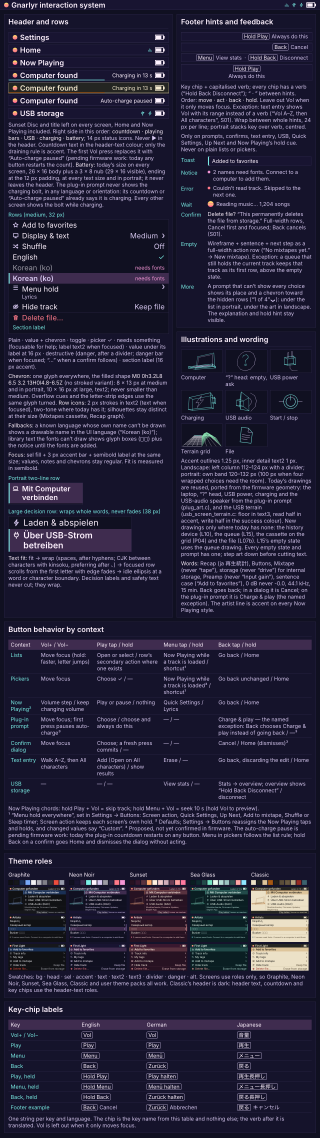
#> input picture firmware/docs/design/S00-system.png, 960 x 3412 px (shown at 1/3 size)
$ python -i cover_export.py   (imports and definitions only)
#> lines starting #> are read from the running program, lines starting #| are printed output that depends on the picture
#> further down, picture is the input picture: PIL image 960x3412 RGB; mean R, G, B 38.4, 35.4, 58.3
### firmware/tools/identity.py
import json
from dataclasses import dataclass
from pathlib import Path

IDENTITY_FILE = Path(__file__).resolve().parents[1] / "identity.json"


@dataclass(frozen=True)
class Identity:
    name: str
    short_name: str
    usb_name: str
    usb_dac_name: str
    manufacturer: str
    id: str
    version: str
    data_directory: str
    update_file: str
    playlist_start_directive: str
    former_ids: tuple


# [5 lines left out: function parse, not called in this run]


def read(path=IDENTITY_FILE):
    return parse(path.read_text(encoding="utf-8"))


def load(path=IDENTITY_FILE):
    fields = read(path)
    return Identity(**{**fields, "former_ids": tuple(fields["former_ids"])})


IDENTITY = load()

### firmware/tools/cover_export.py
import argparse
import base64
import io
import posixpath
import struct
import sys
from dataclasses import dataclass, field
from pathlib import Path

import library_index
from fnv import fnv1a

MAGIC = b"DSCV"
VERSION = 1
FULL_SIZE = 112
HALF_SIZE = 56
HEADER = struct.Struct("<4sHHHHI")
ENTRY = struct.Struct("<II")
KEY_SEPARATOR = b"\x1f"
KEY_NAME_LIMIT = 255
FRONT_COVER = 3
OTHER_PICTURE = 0
APE_COVER_PREFIX = "cover art ("
APE_FRONT_KEY = "cover art (front)"
ASF_PICTURE_HEAD = struct.Struct("<BI")
FOLDER_IMAGE_STEMS = ("cover", "folder", "front", "albumart")
FOLDER_IMAGE_SUFFIXES = (".jpg", ".jpeg", ".png")
MAX_COVERS = 0xFFFF
STAMP = struct.Struct("<I")
STAMP_NUMBERS = struct.Struct("<III")
RECORD_BYTES = (FULL_SIZE * FULL_SIZE + HALF_SIZE * HALF_SIZE) * 2
SLOT_BYTES = ENTRY.size + STAMP.size + RECORD_BYTES
EMBEDDED_ART = 1
FILE_ART = 2
WORD_MASK = 0xFFFFFFFF
UNKNOWN_STAMP = 0
JPEG_START = b"\xff\xd8"
PNG_SIGNATURE = b"\x89PNG"
JPEG_FRAMES = (0xC0, 0xC1, 0xC2)
JPEG_COMPONENTS = (1, 3, 4)
JPEG_PRECISION = 8
OGG_PICTURE_KEY = "metadata_block_picture"


@dataclass
class AlbumSource:
    key: int
    title: str
    artist: str
    paths: list = field(default_factory=list)
    embedded_only: bool = False


@dataclass(frozen=True)
class Art:
    data: bytes
    file: Path
    relative: str
    picture_length: int = None
    image: object = field(default=None, compare=False)


@dataclass
class CoverSet:
    records: dict = field(default_factory=dict)
    stamps: dict = field(default_factory=dict)
    missing: list = field(default_factory=list)


# [4 lines left out: function album_key, not called in this run]


def track_key(path):
    return fnv1a(b"\0" + path.encode("utf-8"))


# [7 lines left out: function artwork_sources, not called in this run]


def rgb565(red, green, blue):
    return ((red >> 3) << 11) | ((green >> 2) << 5) | (blue >> 3)


def square_crop(image):
    width, height = image.size
#> width = 960; height = 3412
    side = min(width, height)
#> side = 960
    left, top = (width - side) // 2, (height - side) // 2
#> left = 0; top = 1226
    return image.crop((left, top, left + side, top + side))
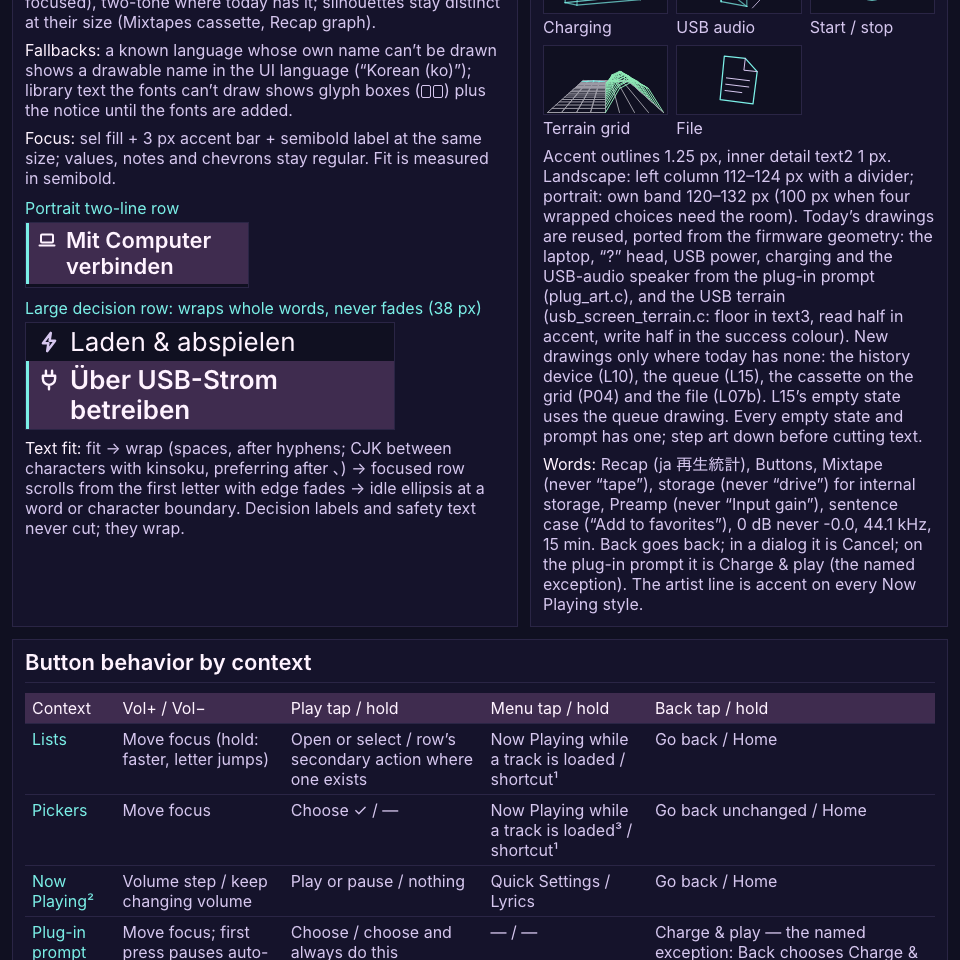
#> returned value: PIL image 960x960 RGB; mean R, G, B 37.9, 34.6, 59.5


def cover_pixels(image, size):
    from PIL import Image
    resized = square_crop(image.convert("RGB")).resize((size, size), Image.Resampling.LANCZOS)
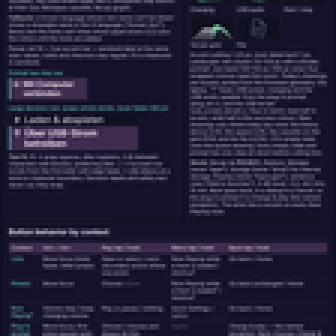
#> resized: PIL image 112x112 RGB (shown 3 times larger); mean R, G, B 37.9, 34.6, 59.5
    return [rgb565(*pixel) for pixel in resized.getdata()]


def mp4_pictures(tags):
    return [(FRONT_COVER, bytes(cover)) for cover in tags.get("covr", [])]


# [92 lines left out: functions ape_picture, ape_pictures, skip_utf16_string, asf_picture, asf_pictures, ogg_pictures and 2 more, not called in this run]


def name_order(path):
    return path.name.encode("utf-8", "surrogateescape")


# [84 lines left out: functions folder_image, chosen_picture, music_path, folder_art, jpeg_frame_supported, player_decodable and 3 more, not called in this run]


def find_art(root, relative_paths):
    art = locate_art(root, relative_paths)
    return None if art is None else art.data


def art_stamp(card_path, first, second, third):
    numbers = STAMP_NUMBERS.pack(first & WORD_MASK, second & WORD_MASK, third & WORD_MASK)
    return fnv1a(numbers, fnv1a(card_path))


def file_card_path(art, name):
    folder = posixpath.dirname(art.relative).encode("utf-8")
    return b"/" + (folder + b"/" if folder else b"") + name


# [26 lines left out: functions stamp_for, album_sources, not called in this run]


def string_at(data, strings_offset, offset):
    start = strings_offset + offset
    return data[start:data.index(b"\x00", start)].decode("utf-8")


def section(data, index):
    entry = library_index.SECTION_ENTRY.unpack_from(data, 8 + index * library_index.SECTION_ENTRY.size)
    return entry[0], entry[1]


# [21 lines left out: function album_sources_from_library, not called in this run]


def pack_pixels(pixels):
    return struct.pack(f"<{len(pixels)}H", *pixels)


def cover_record(image):
    return pack_pixels(cover_pixels(image, FULL_SIZE)) + pack_pixels(cover_pixels(image, HALF_SIZE))
#> call 2 of cover_pixels, with size = 56
#> in cover_pixels (call 2), `resized = square_crop(image.convert("RGB")).resize((size, size), Image..`:
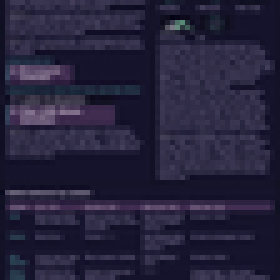
#> resized: PIL image 56x56 RGB (shown 5 times larger); mean R, G, B 37.8, 34.5, 59.4


# [9 lines left out: function encode_records, not called in this run]


def encode_covers(images):
    return encode_records({key: cover_record(images[key]) for key in sorted(images)[:MAX_COVERS]})


# [4 lines left out: function stamped_layout, not called in this run]


def stamped_size(count):
    return HEADER.size + count * SLOT_BYTES


# [20 lines left out: functions encode_stamped, load_image, not called in this run]


def unchanged(image):
    return image


# [20 lines left out: functions converted, collect_covers, not called in this run]


def collect_images(root, sources, convert=unchanged):
    covers = collect_covers(root, sources, convert)
    return covers.records, covers.missing


# [32 lines left out: functions parse_arguments, scanned_sources, main, not called in this run]


# [2 lines not run here, left out]

>>> from PIL import Image
>>> picture = Image.open('../docs/design/S00-system.png')
>>> result = cover_record(picture)
